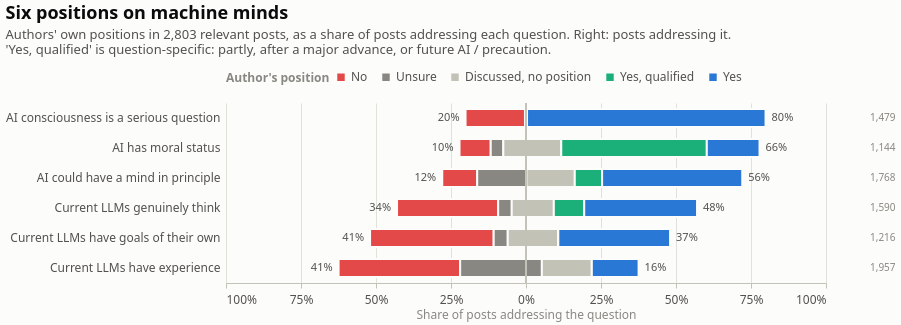

Here is the Vega-Lite specification saved for this chart:
### Vega-Lite specification from a JSON file in a GitHub repository (floating-point values rounded to 4 significant figures)
{"$schema": "https://vega.github.io/schema/vega-lite/v6.4.1.json", "config": {"axis": {"domainColor": "#c3c2b7", "gridColor": "#e1e0d9", "gridWidth": 1, "labelColor": "#52514e", "labelFont": "system-ui, -apple-system, 'Segoe UI', sans-serif", "labelFontSize": 12, "labelPadding": 6, "tickColor": "#c3c2b7", "titleColor": "#898781", "titleFont": "system-ui, -apple-system, 'Segoe UI', sans-serif", "titleFontSize": 12, "titleFontWeight": 400}, "axisX": {"grid": false}, "axisY": {"domain": false, "ticks": false}, "background": "#fcfcfb", "bar": {"cornerRadiusEnd": 4}, "font": "system-ui, -apple-system, 'Segoe UI', sans-serif", "header": {"labelColor": "#0b0b0b", "labelFont": "system-ui, -apple-system, 'Segoe UI', sans-serif", "labelFontSize": 13, "labelFontWeight": 600, "titleColor": "#898781", "titleFont": "system-ui, -apple-system, 'Segoe UI', sans-serif"}, "legend": {"direction": "horizontal", "labelColor": "#52514e", "labelFont": "system-ui, -apple-system, 'Segoe UI', sans-serif", "labelFontSize": 12, "orient": "top", "symbolSize": 80, "symbolType": "square", "titleColor": "#898781", "titleFont": "system-ui, -apple-system, 'Segoe UI', sans-serif", "titleFontSize": 12, "titleOrient": "left"}, "line": {"strokeCap": "round", "strokeJoin": "round", "strokeWidth": 2}, "point": {"filled": true, "size": 64}, "range": {"category": ["#2a78d6", "#eb6834", "#1baf7a", "#eda100", "#e87ba4", "#008300", "#4a3aa7", "#e34948"]}, "text": {"color": "#52514e", "font": "system-ui, -apple-system, 'Segoe UI', sans-serif", "fontSize": 12}, "title": {"anchor": "start", "color": "#0b0b0b", "font": "system-ui, -apple-system, 'Segoe UI', sans-serif", "fontSize": 18, "fontWeight": 600, "offset": 14, "subtitleColor": "#52514e", "subtitleFontSize": 13, "subtitlePadding": 6}, "view": {"stroke": null}}, "data": {"name": "data-9c27788cdc6c477a7909c79153c28755"}, "datasets": {"data-9c27788cdc6c477a7909c79153c28755": [{"addressing": 1957, "asserts_share": 0.1559, "count": 793, "denies_share": 0.4052, "facet": null, "item": "Current LLMs have experience", "n": 1957, "option": "no", "share": 0.4052, "x0": -0.6247, "x1": -0.2195}, {"addressing": 1957, "asserts_share": 0.1559, "count": 533, "denies_share": 0.4052, "facet": null, "item": "Current LLMs have experience", "n": 1957, "option": "unsure", "share": 0.2724, "x0": -0.2195, "x1": 0.05289}, {"addressing": 1957, "asserts_share": 0.1559, "count": 326, "denies_share": 0.4052, "facet": null, "item": "Current LLMs have experience", "n": 1957, "option": "discussed", "share": 0.1666, "x0": 0.05289, "x1": 0.2195}, {"addressing": 1957, "asserts_share": 0.1559, "count": 0, "denies_share": 0.4052, "facet": null, "item": "Current LLMs have experience", "n": 1957, "option": "yes_qualified", "share": 0.0, "x0": 0.2195, "x1": 0.2195}, {"addressing": 1957, "asserts_share": 0.1559, "count": 305, "denies_share": 0.4052, "facet": null, "item": "Current LLMs have experience", "n": 1957, "option": "yes", "share": 0.1559, "x0": 0.2195, "x1": 0.3753}, {"addressing": 1590, "asserts_share": 0.4774, "count": 536, "denies_share": 0.3371, "facet": null, "item": "Current LLMs genuinely think", "n": 1590, "option": "no", "share": 0.3371, "x0": -0.4299, "x1": -0.09277}, {"addressing": 1590, "asserts_share": 0.4774, "count": 72, "denies_share": 0.3371, "facet": null, "item": "Current LLMs genuinely think", "n": 1590, "option": "unsure", "share": 0.04528, "x0": -0.09277, "x1": -0.04748}, {"addressing": 1590, "asserts_share": 0.4774, "count": 223, "denies_share": 0.3371, "facet": null, "item": "Current LLMs genuinely think", "n": 1590, "option": "discussed", "share": 0.1403, "x0": -0.04748, "x1": 0.09277}, {"addressing": 1590, "asserts_share": 0.4774, "count": 161, "denies_share": 0.3371, "facet": null, "item": "Current LLMs genuinely think", "n": 1590, "option": "yes_qualified", "share": 0.1013, "x0": 0.09277, "x1": 0.194}, {"addressing": 1590, "asserts_share": 0.4774, "count": 598, "denies_share": 0.3371, "facet": null, "item": "Current LLMs genuinely think", "n": 1590, "option": "yes", "share": 0.3761, "x0": 0.194, "x1": 0.5701}, {"addressing": 1216, "asserts_share": 0.3725, "count": 501, "denies_share": 0.412, "facet": null, "item": "Current LLMs have goals of their own", "n": 1216, "option": "no", "share": 0.412, "x0": -0.5197, "x1": -0.1077}, {"addressing": 1216, "asserts_share": 0.3725, "count": 57, "denies_share": 0.412, "facet": null, "item": "Current LLMs have goals of their own", "n": 1216, "option": "unsure", "share": 0.04688, "x0": -0.1077, "x1": -0.06086}, {"addressing": 1216, "asserts_share": 0.3725, "count": 205, "denies_share": 0.412, "facet": null, "item": "Current LLMs have goals of their own", "n": 1216, "option": "discussed", "share": 0.1686, "x0": -0.06086, "x1": 0.1077}, {"addressing": 1216, "asserts_share": 0.3725, "count": 0, "denies_share": 0.412, "facet": null, "item": "Current LLMs have goals of their own", "n": 1216, "option": "yes_qualified", "share": 0.0, "x0": 0.1077, "x1": 0.1077}, {"addressing": 1216, "asserts_share": 0.3725, "count": 453, "denies_share": 0.412, "facet": null, "item": "Current LLMs have goals of their own", "n": 1216, "option": "yes", "share": 0.3725, "x0": 0.1077, "x1": 0.4803}, {"addressing": 1768, "asserts_share": 0.5583, "count": 206, "denies_share": 0.1165, "facet": null, "item": "AI could have a mind in principle", "n": 1768, "option": "no", "share": 0.1165, "x0": -0.2791, "x1": -0.1626}, {"addressing": 1768, "asserts_share": 0.5583, "count": 290, "denies_share": 0.1165, "facet": null, "item": "AI could have a mind in principle", "n": 1768, "option": "unsure", "share": 0.164, "x0": -0.1626, "x1": 0.001414}, {"addressing": 1768, "asserts_share": 0.5583, "count": 285, "denies_share": 0.1165, "facet": null, "item": "AI could have a mind in principle", "n": 1768, "option": "discussed", "share": 0.1612, "x0": 0.001414, "x1": 0.1626}, {"addressing": 1768, "asserts_share": 0.5583, "count": 161, "denies_share": 0.1165, "facet": null, "item": "AI could have a mind in principle", "n": 1768, "option": "yes_qualified", "share": 0.09106, "x0": 0.1626, "x1": 0.2537}, {"addressing": 1768, "asserts_share": 0.5583, "count": 826, "denies_share": 0.1165, "facet": null, "item": "AI could have a mind in principle", "n": 1768, "option": "yes", "share": 0.4672, "x0": 0.2537, "x1": 0.7209}, {"addressing": 1144, "asserts_share": 0.6608, "count": 119, "denies_share": 0.104, "facet": null, "item": "AI has moral status", "n": 1144, "option": "no", "share": 0.104, "x0": -0.2216, "x1": -0.1176}, {"addressing": 1144, "asserts_share": 0.6608, "count": 48, "denies_share": 0.104, "facet": null, "item": "AI has moral status", "n": 1144, "option": "unsure", "share": 0.04196, "x0": -0.1176, "x1": -0.07561}, {"addressing": 1144, "asserts_share": 0.6608, "count": 221, "denies_share": 0.104, "facet": null, "item": "AI has moral status", "n": 1144, "option": "discussed", "share": 0.1932, "x0": -0.07561, "x1": 0.1176}, {"addressing": 1144, "asserts_share": 0.6608, "count": 555, "denies_share": 0.104, "facet": null, "item": "AI has moral status", "n": 1144, "option": "yes_qualified", "share": 0.4851, "x0": 0.1176, "x1": 0.6027}, {"addressing": 1144, "asserts_share": 0.6608, "count": 201, "denies_share": 0.104, "facet": null, "item": "AI has moral status", "n": 1144, "option": "yes", "share": 0.1757, "x0": 0.6027, "x1": 0.7784}, {"addressing": 1479, "asserts_share": 0.7951, "count": 293, "denies_share": 0.1981, "facet": null, "item": "AI consciousness is a serious question", "n": 1479, "option": "no", "share": 0.1981, "x0": -0.2015, "x1": -0.003381}, {"addressing": 1479, "asserts_share": 0.7951, "count": 0, "denies_share": 0.1981, "facet": null, "item": "AI consciousness is a serious question", "n": 1479, "option": "unsure", "share": 0.0, "x0": -0.003381, "x1": -0.003381}, {"addressing": 1479, "asserts_share": 0.7951, "count": 10, "denies_share": 0.1981, "facet": null, "item": "AI consciousness is a serious question", "n": 1479, "option": "discussed", "share": 0.006761, "x0": -0.003381, "x1": 0.003381}, {"addressing": 1479, "asserts_share": 0.7951, "count": 0, "denies_share": 0.1981, "facet": null, "item": "AI consciousness is a serious question", "n": 1479, "option": "yes_qualified", "share": 0.0, "x0": 0.003381, "x1": 0.003381}, {"addressing": 1479, "asserts_share": 0.7951, "count": 1176, "denies_share": 0.1981, "facet": null, "item": "AI consciousness is a serious question", "n": 1479, "option": "yes", "share": 0.7951, "x0": 0.003381, "x1": 0.7985}]}, "height": 180, "layer": [{"encoding": {"color": {"field": "option", "legend": {"labelExpr": "{\"no\": \"No\", \"unsure\": \"Unsure\", \"discussed\": \"Discussed, no position\", \"yes_qualified\": \"Yes, qualified\", \"yes\": \"Yes\"}[datum.label]", "title": "Author's position"}, "scale": {"domain": ["no", "unsure", "discussed", "yes_qualified", "yes"], "range": ["#e34948", "#898781", "#c3c2b7", "#1baf7a", "#2a78d6"]}, "type": "nominal"}, "stroke": {"value": "#fcfcfb"}, "strokeWidth": {"value": 2}, "tooltip": [{"field": "item", "title": "Claim", "type": "nominal"}, {"field": "option", "title": "Position", "type": "nominal"}, {"field": "count", "title": "Posts", "type": "quantitative"}, {"field": "share", "format": ".0%", "title": "Share", "type": "quantitative"}, {"field": "addressing", "title": "Posts addressing", "type": "quantitative"}], "x": {"axis": {"format": "%", "grid": true, "labelExpr": "abs(datum.value) == 1 ? format(abs(datum.value), '.0%') : format(abs(datum.value), '.0%')", "values": [-1, -0.75, -0.5, -0.25, 0, 0.25, 0.5, 0.75, 1]}, "field": "x0", "scale": {"domain": [-1, 1]}, "title": "Share of posts addressing the question", "type": "quantitative"}, "x2": {"field": "x1"}, "y": {"axis": {"labelLimit": 260}, "field": "item", "sort": ["AI consciousness is a serious question", "AI has moral status", "AI could have a mind in principle", "Current LLMs genuinely think", "Current LLMs have goals of their own", "Current LLMs have experience"], "title": null, "type": "nominal"}}, "mark": {"cornerRadiusEnd": 0, "height": 18, "type": "bar"}}, {"encoding": {"x": {"datum": 0}}, "mark": {"color": "#c3c2b7", "strokeWidth": 1, "type": "rule"}}, {"encoding": {"text": {"field": "denies_share", "format": ".0%", "type": "quantitative"}, "x": {"field": "x0", "type": "quantitative"}, "y": {"field": "item", "sort": ["AI consciousness is a serious question", "AI has moral status", "AI could have a mind in principle", "Current LLMs genuinely think", "Current LLMs have goals of their own", "Current LLMs have experience"], "type": "nominal"}}, "mark": {"align": "right", "color": "#52514e", "dx": -6, "fontSize": 11, "type": "text"}, "transform": [{"filter": "(datum.option === 'no')"}]}, {"encoding": {"text": {"field": "asserts_share", "format": ".0%", "type": "quantitative"}, "x": {"field": "x1", "type": "quantitative"}, "y": {"field": "item", "sort": ["AI consciousness is a serious question", "AI has moral status", "AI could have a mind in principle", "Current LLMs genuinely think", "Current LLMs have goals of their own", "Current LLMs have experience"], "type": "nominal"}}, "mark": {"align": "left", "color": "#52514e", "dx": 6, "fontSize": 11, "type": "text"}, "transform": [{"filter": "(datum.option === 'yes')"}]}, {"encoding": {"text": {"field": "addressing", "format": ",d", "type": "quantitative"}, "x": {"value": 644}, "y": {"field": "item", "sort": ["AI consciousness is a serious question", "AI has moral status", "AI could have a mind in principle", "Current LLMs genuinely think", "Current LLMs have goals of their own", "Current LLMs have experience"], "type": "nominal"}}, "mark": {"align": "left", "color": "#898781", "fontSize": 10, "type": "text"}, "transform": [{"filter": "(datum.option === 'yes')"}]}], "title": {"subtitle": ["Authors' own positions in 2,803 relevant posts, as a share of posts addressing each question. Right: posts addressing it.", "'Yes, qualified' is question-specific: partly, after a major advance, or future AI / precaution."], "text": "Six positions on machine minds"}, "width": 600}
